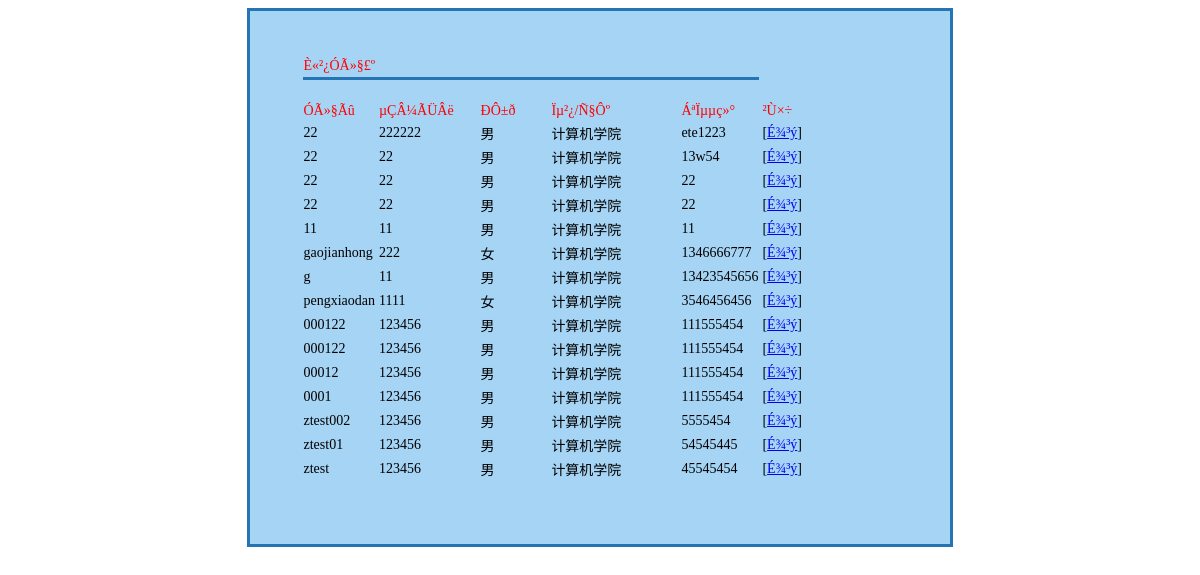
/gymgym/admin/user.php, run on the app's committed database.
### tables this page shows
CREATE TABLE `user_reg` (
  `id` int(11) NOT NULL auto_increment,
  `user_name` varchar(50) default NULL,
  `psw` varchar(50) default NULL,
  `sex` varchar(50) default NULL,
  `email` varchar(50) default NULL,
  `tel` varchar(50) default NULL,
  `xibu` varchar(50) NOT NULL default '计算机学院',
  PRIMARY KEY  (`id`)
);

### gymgym/admin/user.php (the view, shortened to what this page needs)
<!DOCTYPE HTML PUBLIC "-//W3C//DTD HTML 4.01 Transitional//EN" "http://www.w3.org/TR/html4/loose.dtd">
<html>
<head>
</head>
<body>
<div align="center">
  <table width="706" height="281" border="0" class="table_big">
    <tr>
      <td valign="top"><div align="center">
		  <br>
          <table width="601" border="0" class="table_small">
            <tr>
              <td colspan="5">&nbsp;</td>
            </tr>
            <tr>
              <td colspan="5" class="text_title"><div align="left">È«²¿ÓÃ»§£º</div></td>
            </tr>
            <tr>
              <td colspan="5" class="table_title">&nbsp;</td>
            </tr>
            <tr class="text_title">
              <td width="50"><div align="left">ÓÃ»§Ãû</div></td>
              <td width="107"><div align="left">µÇÂ¼ÃÜÂë</div></td>
              <td width="80"><div align="left">ÐÔ±ð</div></td>
              <td width="165"><div align="left">Ïµ²¿/Ñ§Ôº</div></td>
			   <td width="65"><div align="left">ÁªÏµµç»°</div></td>
              <td width="173"><div align="left">²Ù×÷</div></td>
            </tr>
			<?php
				$sql = "select * from user_reg order by id DESC";
$res=mysql_query($sql);
				while($rs_user=mysql_fetch_array($res))
				{
				$delurl="user_del.php?id=$rs_user[id]";
			?>
            <tr class="text">
              <td><div align="left"><?php echo $rs_user["user_name"]?></div></td>
              <td><div align="left"><?php echo $rs_user["psw"]?></div></td>
              <td><div align="left"><?php echo $rs_user["sex"]?></div></td>
              <td><div align="left"><?php echo $rs_user["xibu"]?></div></td>
			                <td><div align="left"><?php echo $rs_user["tel"]?></div></td>
              <td>
			  	<div align="left">
			  		[<a href="<?php echo $delurl?>">É¾³ý</a>]
				</div>
			</td>
            </tr>
			<?php
			}
			?>
            <tr>
              <td colspan="5">&nbsp;</td>
            </tr>
          </table>
          <br>
		  <br>
      </div></td>
    </tr>
  </table>
</div>
</body>
</html>

### gymgym/admin/style.css (style rules this page uses)
.text { font-size:14px; }
.table_big { background-color: #A6D4F5; border: 3px solid #2575B4; }
.text_title { font-size:14px; color: #FF0000; }
.table_small { border: thin solid #A6D4F5; }
.table_title { border-top: medium solid #2575B4; border-right: none #2575B4; border-bottom: none #2575B4; border-left: none #2575B4; }

### data on the page
user_reg: user_name "22", psw "222222", sex "男", xibu "计算机学院", tel "ete1223"
user_reg: user_name "22", psw "22", sex "男", xibu "计算机学院", tel "13w54"
user_reg: user_name "22", psw "22", sex "男", xibu "计算机学院", tel "22"
user_reg: user_name "22", psw "22", sex "男", xibu "计算机学院", tel "22"
user_reg: user_name "11", psw "11", sex "男", xibu "计算机学院", tel "11"
user_reg: user_name "gaojianhong", psw "222", sex "女", xibu "计算机学院", tel "1346666777"
user_reg: user_name "g", psw "11", sex "男", xibu "计算机学院", tel "13423545656"
user_reg: user_name "pengxiaodan", psw "1111", sex "女", xibu "计算机学院", tel "3546456456"
user_reg: user_name "000122", psw "123456", sex "男", xibu "计算机学院", tel "111555454"
user_reg: user_name "000122", psw "123456", sex "男", xibu "计算机学院", tel "111555454"
user_reg: user_name "00012", psw "123456", sex "男", xibu "计算机学院", tel "111555454"
user_reg: user_name "0001", psw "123456", sex "男", xibu "计算机学院", tel "111555454"
user_reg: user_name "ztest002", psw "123456", sex "男", xibu "计算机学院", tel "5555454"
user_reg: user_name "ztest01", psw "123456", sex "男", xibu "计算机学院", tel "54545445"
user_reg: user_name "ztest", psw "123456", sex "男", xibu "计算机学院", tel "45545454"
